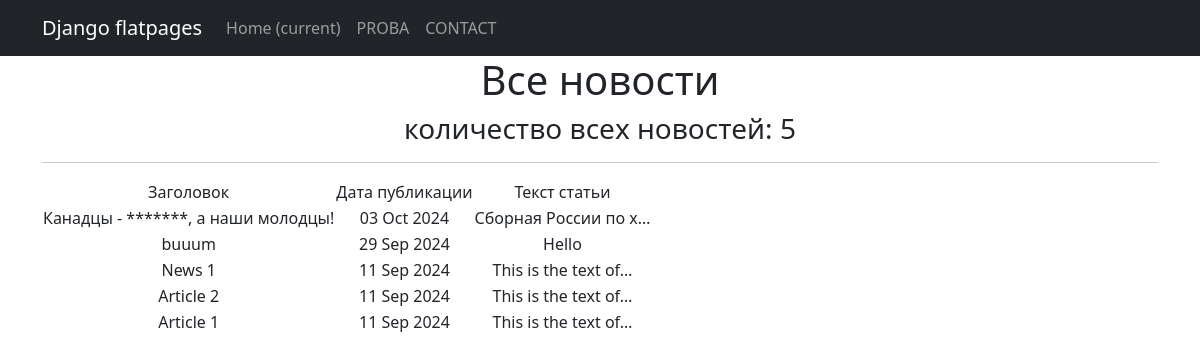
Page /news/ on the committed database.
### news/models.py (models this page shows, shortened)
class Post(models.Model):
    ARTICLE = 'article'
    NEWS = 'news'
    POST_TYPES = [
        (ARTICLE, 'Article'),
        (NEWS, 'News'),
    ]
    author = models.ForeignKey(Author, on_delete=models.CASCADE, related_name='post_set')
    post_type = models.CharField(max_length=20, choices=POST_TYPES)
    created_at = models.DateTimeField(auto_now_add=True)
    categories = models.ManyToManyField(Category, through='PostCategory')
    title = models.CharField(max_length=255)
    text = models.TextField()
    rating = models.IntegerField(default=0)

### news/views.py (the view)
# urls.py: path('', PostsList.as_view()),
class PostsList(ListView):
    model = Post
    ordering = '-created_at'
    template_name = 'posts.html'
    context_object_name = 'posts'

### news/templatetags/custom_filters.py (called while the page is built)
@register.filter()
def censor(value):
    if not isinstance(value, str):
        raise ValueError('Фильтр применяется только к строкам!')
    for word in BAD_WORDS:
        if word in value:
            value = value.replace(word, '*'*len(word))
    return value

### templates/posts.html (shortened to what this page needs)
{% extends 'flatpages/default.html' %}
{% load custom_filters %}
{% block content %}
   <h1>Все новости</h1>
   <h3>количество всех новостей: {{ posts|length }}</h3>
   <hr>
   {% if posts %}
       <table>
           <tr>
               <td>Заголовок</td>
               <td>Дата публикации</td>
               <td>Текст статьи</td>
           </tr>
           {% for post in posts %}
           <tr>
               <td>{{ post.title|censor }}</td>
               <td>{{ post.created_at|date:'d M Y' }}</td>
               <td>{{ post.text|truncatechars:20|censor }}</td>
           </tr>
           {% endfor %}
       </table>
   {% else %}
       <h2>Новостей нет!</h2>
   {% endif %}
{% endblock content %}

### templates/flatpages/default.html (shortened to what this page needs)
<!DOCTYPE html>
<html lang="en">
    <head>
        {% load static %}
        <link href="{% static 'css/styles.css' %}" rel="stylesheet" />
    </head>
    <body>
        <nav class="navbar navbar-expand-lg navbar-dark bg-dark static-top">
   <div class="container">
       <a class="navbar-brand" href="#">Django flatpages</a>
       <div class="collapse navbar-collapse" id="navbarResponsive">
           <ul class="navbar-nav ml-auto">
               <li class="nav-item active">
                   <a class="nav-link" href="#">Home
                       <span class="sr-only">(current)</span>
                   </a>
               </li>
               <li class="nav-item">
                   <a class="nav-link" href="/proba/">PROBA</a>
               </li>
               <li class="nav-item">
                   <a class="nav-link" href="/contact/">CONTACT</a>
               </li>
           </ul>
       </div>
   </div>
</nav>
        <div class="container">
            <div class="row">
                <div class="col-lg-12 text-center">
                    {% block content %}{% endblock content %}
                </div>
            </div>
        </div>
    </body>
</html>

### rows in the picture
Post: title|censor "Канадцы - *******, а наши молодцы!", created_at "03 Oct 2024", text|censor "Сборная России по х…"
Post: title|censor "buuum", created_at "29 Sep 2024", text|censor "Hello"
Post: title|censor "News 1", created_at "11 Sep 2024", text|censor "This is the text of…"
Post: title|censor "Article 2", created_at "11 Sep 2024", text|censor "This is the text of…"
Post: title|censor "Article 1", created_at "11 Sep 2024", text|censor "This is the text of…"

### other values in the picture
{{ posts|length }} "5"
